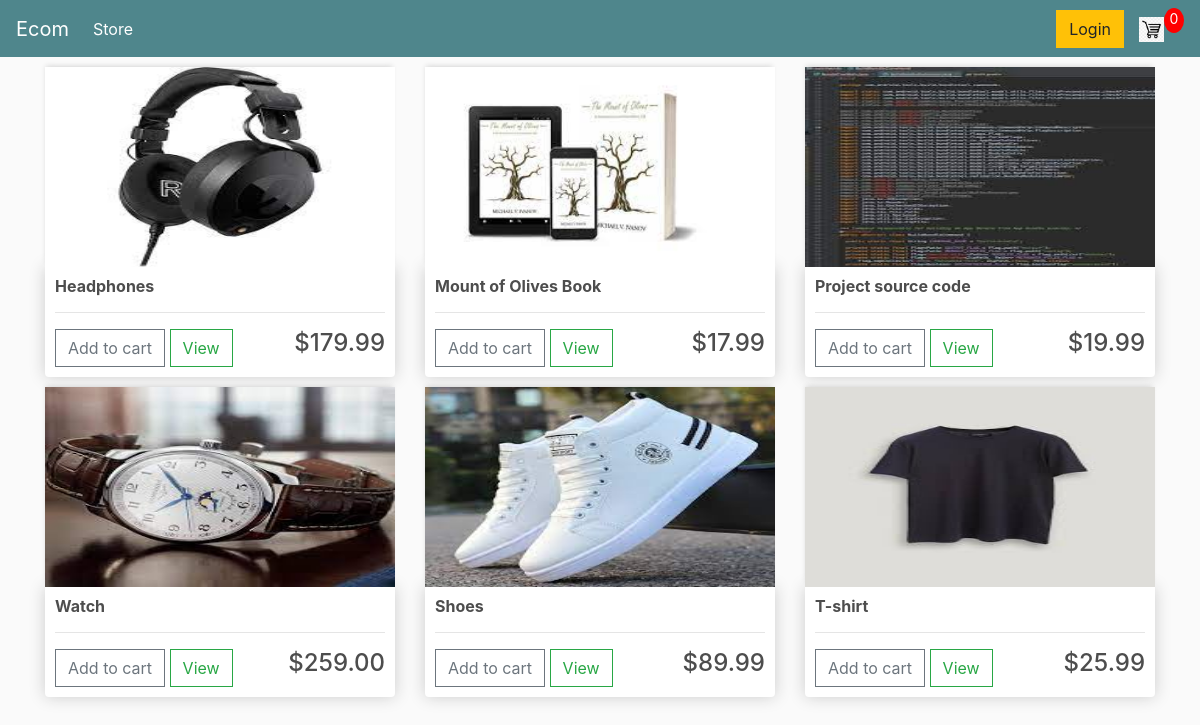
The page / on the database its author committed.
### store/models.py (models this page shows, shortened)
class Product(models.Model):
    name=models.CharField(max_length=200, null=True)
    price=models.DecimalField(max_digits=7, decimal_places=2)
    digital=models.BooleanField(default=False, null=True,blank=False)
    image=models.ImageField(blank=True, null=True)
    @property
    def imageURL(self):
        try:
            url=self.image.url
        except:
            url=''
        return url

### store/views.py (the view)
# urls.py: path('',include('store.urls'))
def store(request):
    data=cartData(request)
    cartItems=data['cartItems']
    products=Product.objects.all()
    context={'products':products,
             'cartItems':cartItems}
    return render(request, 'store/store.html',context)

### store/utils.py (called while the page is built, shortened)
def cookieCart(request):
    try:
        cart=json.loads(request.COOKIES['cart'])
    except:
        cart={}
    print('cart:', cart)
    items=[]
    order={'get_cart_total':0,
            'get_cart_items':0,
            'shipping':False}
    cartItems=order['get_cart_items']
    return {'cartItems':cartItems, 'order':order, 'items':items}

def cartData(request):
    if request.user.is_authenticated:
        customer=request.user.customer
        order, created=Order.objects.get_or_create(customer=customer,complete=False)
        items=order.orderitem_set.all()
        cartItems=order.get_cart_items
    else:
        cookieData=cookieCart(request)
        cartItems=cookieData['cartItems']
        order=cookieData['order']
        items=cookieData['items']
    return {'cartItems':cartItems, 'order':order, 'items':items}

### store/templates/store/store.html
{%extends 'store/main.html'%}
{%load static%}
{%block content%}
<div class="row">
    {%for product in products%}
    <div class="col-lg-4">
        <img class="thumbnail"src="{{product.imageURL}}">
        <div class="box-element product">
            <h6><strong>{{product.name}}</strong></h6>
            <hr>
            <button data-product={{product.id}} data-action="add"class="btn btn-outline-secondary add-btn update-cart">Add to cart</button>
            <a class="btn btn-outline-success" href="#">View</a>
            <h4 style="display:inline-block;float:right;">${{product.price|floatformat:2}}</h4>
        </div>
    </div>
    {%endfor%}
</div>
{%endblock content%}

### store/templates/store/main.html (shortened to what this page needs)
<!DOCTYPE html>
{%load static%}
<html lang="en">
<head>
    <link rel="stylesheet" href="https://stackpath.bootstrapcdn.com/bootstrap/4.4.1/css/bootstrap.min.css">
    <link rel="stylesheet" type="text/css" href="{%static 'css/main.css'%}">
</head>
<body>
    <nav class="navbar navbar-expand-lg navbar-dark bg-dark">
        <a class="navbar-brand" href="{%url 'store'%}">Ecom</a>
        <div class="collapse navbar-collapse" id="navbarSupportedContent">
          <ul class="navbar-nav mr-auto">
            <li class="nav-item active">
              <a class="nav-link" href="{%url 'store'%}">Store <span class="sr-only">(current)</span></a>
            </li>
          </ul>
          <div class="form-inline my-2 my-lg-0">
            <a href="#"class="btn btn-warning">Login</a>
            <a href="{% url 'cart' %}">
               <img  id="cart-icon" src="{% static 'images/cart2.jpg' %}">
           </a>
           <p id="cart-total">{{cartItems}}</p>
       </div>
        </div>
      </nav>
    <div class="container">
        {%block content%}
        {%endblock content%}
    </div>
</body>
</html>

### static/css/main.css (style rules this page uses)
body { background-color: hsl(0, 0%, 98%); }
h1,h2,h3,h4,h5,h6 { color:hsl(0, 0%, 30%); }
.box-element { box-shadow:hsl(0, 0%, 80%) 0 0 16px; background-color: #fff; border-radius: 4px; padding: 10px; }
.thumbnail { width: 100%; height: 200px; -webkit-box-shadow: -1px -3px 5px -2px rgba(214,214,214,1); -moz-box-shadow: -1px -3px 5px -2px rgba(214,214,214,1); box-shadow: -1px -3px 5px -2px rgba(214,214,214,1); }
.product { border-radius: 0 0 4px 4px; }
.bg-dark { background-color: #4f868c!important; }
#cart-icon { width:25px; display: inline-block; margin-left: 15px; }
#cart-total { display: block; text-align: center; color:#fff; background-color: red; width: 20px; height: 25px; border-radius: 50%; font-size: 14px; }
.col-lg-4, .col-lg-6, .col-lg-8, .col-lg-12 { margin-top: 10px; }
.btn { border-radius: 0; }

### rows shown on the page
Product: imageURL (picture), name "Headphones", price "179.99"
Product: imageURL (picture), name "Mount of Olives Book", price "17.99"
Product: imageURL (picture), name "Project source code", price "19.99"
Product: imageURL (picture), name "Watch", price "259.00"
Product: imageURL (picture), name "Shoes", price "89.99"
Product: imageURL (picture), name "T-shirt", price "25.99"

### other values the page prints
{{ cartItems }} "0"
